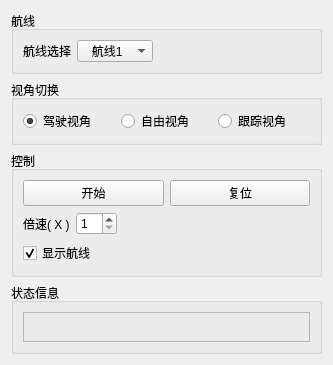
<?xml version="1.0" encoding="UTF-8"?>
<ui version="4.0">
 <class>FlightSetWidget</class>
 <widget class="QWidget" name="FlightSetWidget">
  <property name="geometry">
   <rect>
    <x>0</x>
    <y>0</y>
    <width>333</width>
    <height>331</height>
   </rect>
  </property>
  <property name="maximumSize">
   <size>
    <width>16777215</width>
    <height>16777215</height>
   </size>
  </property>
  <property name="windowTitle">
   <string>飞行漫游</string>
  </property>
  <layout class="QVBoxLayout" name="verticalLayout">
   <item>
    <widget class="QGroupBox" name="groupBox_3">
     <property name="title">
      <string>航线</string>
     </property>
     <layout class="QGridLayout" name="gridLayout_4">
      <item row="0" column="0">
       <layout class="QHBoxLayout" name="horizontalLayout">
        <item>
         <widget class="QLabel" name="label_2">
          <property name="text">
           <string>航线选择</string>
          </property>
         </widget>
        </item>
        <item>
         <widget class="QComboBox" name="comboBox_Line">
          <item>
           <property name="text">
            <string>   航线1   </string>
           </property>
          </item>
          <item>
           <property name="text">
            <string>   航线2   </string>
           </property>
          </item>
          <item>
           <property name="text">
            <string>   航线3   </string>
           </property>
          </item>
         </widget>
        </item>
        <item>
         <spacer name="horizontalSpacer">
          <property name="orientation">
           <enum>Qt::Horizontal</enum>
          </property>
          <property name="sizeHint" stdset="0">
           <size>
            <width>40</width>
            <height>20</height>
           </size>
          </property>
         </spacer>
        </item>
       </layout>
      </item>
     </layout>
    </widget>
   </item>
   <item>
    <widget class="QGroupBox" name="groupBox">
     <property name="enabled">
      <bool>true</bool>
     </property>
     <property name="sizePolicy">
      <sizepolicy hsizetype="Preferred" vsizetype="Fixed">
       <horstretch>0</horstretch>
       <verstretch>0</verstretch>
      </sizepolicy>
     </property>
     <property name="title">
      <string>视角切换</string>
     </property>
     <layout class="QGridLayout" name="gridLayout_3">
      <item row="0" column="0">
       <layout class="QHBoxLayout" name="horizontalLayout_3">
        <item>
         <widget class="QRadioButton" name="radioButton_FirstCam">
          <property name="focusPolicy">
           <enum>Qt::NoFocus</enum>
          </property>
          <property name="text">
           <string>驾驶视角</string>
          </property>
          <property name="checked">
           <bool>true</bool>
          </property>
          <attribute name="buttonGroup">
           <string notr="true">buttonGroupCamera</string>
          </attribute>
         </widget>
        </item>
        <item>
         <widget class="QRadioButton" name="radioButton_FreeCam">
          <property name="focusPolicy">
           <enum>Qt::NoFocus</enum>
          </property>
          <property name="text">
           <string>自由视角</string>
          </property>
          <property name="checked">
           <bool>false</bool>
          </property>
          <attribute name="buttonGroup">
           <string notr="true">buttonGroupCamera</string>
          </attribute>
         </widget>
        </item>
        <item>
         <widget class="QRadioButton" name="radioButton_LockCam">
          <property name="enabled">
           <bool>true</bool>
          </property>
          <property name="focusPolicy">
           <enum>Qt::NoFocus</enum>
          </property>
          <property name="text">
           <string>跟踪视角</string>
          </property>
          <property name="checkable">
           <bool>true</bool>
          </property>
          <property name="checked">
           <bool>false</bool>
          </property>
          <attribute name="buttonGroup">
           <string notr="true">buttonGroupCamera</string>
          </attribute>
         </widget>
        </item>
       </layout>
      </item>
     </layout>
    </widget>
   </item>
   <item>
    <widget class="QGroupBox" name="groupBox_4">
     <property name="sizePolicy">
      <sizepolicy hsizetype="Preferred" vsizetype="Fixed">
       <horstretch>0</horstretch>
       <verstretch>0</verstretch>
      </sizepolicy>
     </property>
     <property name="title">
      <string>控制</string>
     </property>
     <property name="checkable">
      <bool>false</bool>
     </property>
     <layout class="QGridLayout" name="gridLayout">
      <item row="0" column="0">
       <widget class="QPushButton" name="pushButton_Start">
        <property name="text">
         <string>开始</string>
        </property>
        <attribute name="buttonGroup">
         <string notr="true">buttonGroupCtrl</string>
        </attribute>
       </widget>
      </item>
      <item row="0" column="1">
       <widget class="QPushButton" name="pushButton_Reset">
        <property name="text">
         <string>复位</string>
        </property>
        <attribute name="buttonGroup">
         <string notr="true">buttonGroupCtrl</string>
        </attribute>
       </widget>
      </item>
      <item row="1" column="0" colspan="2">
       <layout class="QHBoxLayout" name="horizontalLayout_2">
        <item>
         <widget class="QLabel" name="label">
          <property name="sizePolicy">
           <sizepolicy hsizetype="Fixed" vsizetype="Preferred">
            <horstretch>0</horstretch>
            <verstretch>0</verstretch>
           </sizepolicy>
          </property>
          <property name="text">
           <string>倍速( X )</string>
          </property>
         </widget>
        </item>
        <item>
         <widget class="QSpinBox" name="spinBox_Speed">
          <property name="minimum">
           <number>1</number>
          </property>
         </widget>
        </item>
        <item>
         <spacer name="horizontalSpacer_2">
          <property name="orientation">
           <enum>Qt::Horizontal</enum>
          </property>
          <property name="sizeHint" stdset="0">
           <size>
            <width>40</width>
            <height>20</height>
           </size>
          </property>
         </spacer>
        </item>
       </layout>
      </item>
      <item row="2" column="0">
       <widget class="QCheckBox" name="checkBox_Airway">
        <property name="text">
         <string>显示航线</string>
        </property>
        <property name="checked">
         <bool>true</bool>
        </property>
       </widget>
      </item>
     </layout>
    </widget>
   </item>
   <item>
    <widget class="QGroupBox" name="groupBox_2">
     <property name="title">
      <string>状态信息</string>
     </property>
     <layout class="QGridLayout" name="gridLayout_2">
      <item row="0" column="0">
       <widget class="QLabel" name="label_StateInfo">
        <property name="minimumSize">
         <size>
          <width>30</width>
          <height>30</height>
         </size>
        </property>
        <property name="frameShape">
         <enum>QFrame::StyledPanel</enum>
        </property>
        <property name="text">
         <string/>
        </property>
       </widget>
      </item>
     </layout>
    </widget>
   </item>
  </layout>
 </widget>
 <resources/>
 <connections/>
 <buttongroups>
  <buttongroup name="buttonGroupCtrl"/>
  <buttongroup name="buttonGroupCamera"/>
 </buttongroups>
</ui>
